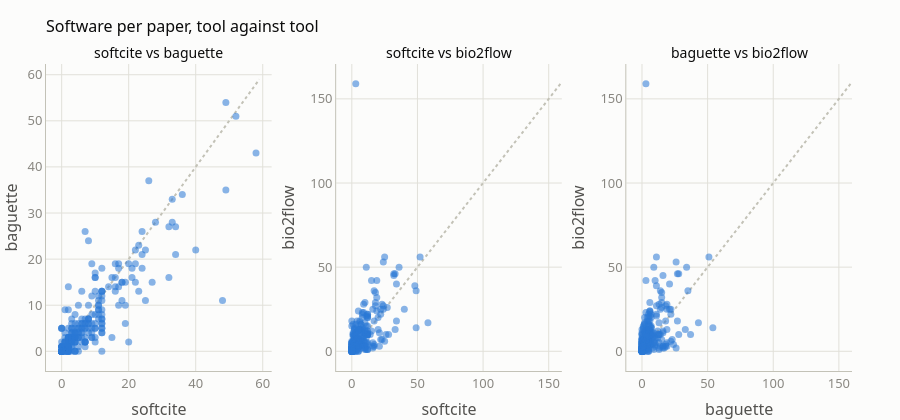

The code cell stored with this chart in its notebook:
### Markdown cell above
Per paper, the number of software each tool finds. Each dot is a paper; hover it for the title. Points on the diagonal are papers where the two tools find as many software (not necessarily the same ones).

### Code cell
fig = make_subplots(rows=1, cols=3, subplot_titles=[f"{a} vs {b}" for a, b in combinations(TOOLS, 2)], horizontal_spacing=0.08)
for col, (a, b) in enumerate(combinations(TOOLS, 2), start=1):
    hi = int(n_per_paper[[a, b]].max().max()) + 1
    fig.add_trace(go.Scatter(x=[0, hi], y=[0, hi], mode="lines", line=dict(color=STYLE["axis"], dash="dot"),
                             hoverinfo="skip", showlegend=False), row=1, col=col)
    fig.add_trace(go.Scatter(
        x=n_per_paper[a], y=n_per_paper[b], mode="markers", showlegend=False,
        marker=dict(color=STYLE["series"][0], opacity=0.55, size=7),
        text=[(titles.get(p) or p)[:80] for p in n_per_paper.index],
        hovertemplate=f"%{{text}}<br>{a}: %{{x}}<br>{b}: %{{y}}<extra></extra>"), row=1, col=col)
    fig.update_xaxes(title_text=a, row=1, col=col)
    fig.update_yaxes(title_text=b, row=1, col=col)
    r = n_per_paper[a].rank().corr(n_per_paper[b].rank())  # Spearman, without scipy
    print(f"{a} vs {b}: Spearman correlation of the counts per paper {r:.2f}")
fig.update_annotations(font=dict(size=14, color=STYLE["ink"]))
fig.update_layout(title="Software per paper, tool against tool", height=420)
fig.show()

### Figure 1 — Plotly figure (JSON) as saved in the notebook; plotly's stock layout.template omitted (floating-point values rounded to 4 significant figures; data arrays with more than 128 entries replaced by an {"elided": "..."} marker saying what was removed)
{"data": [{"hoverinfo": "skip", "line": {"color": "#c3c2b7", "dash": "dot"}, "mode": "lines", "showlegend": false, "type": "scatter", "x": [0, 59], "xaxis": "x", "y": [0, 59], "yaxis": "y"}, {"hovertemplate": "%{text}<br>softcite: %{x}<br>baguette: %{y}<extra></extra>", "marker": {"color": "#2a78d6", "opacity": 0.55, "size": 7}, "mode": "markers", "showlegend": false, "text": {"elided": "263 str values"}, "type": "scatter", "x": {"elided": "263 int values"}, "xaxis": "x", "y": {"elided": "263 int values"}, "yaxis": "y"}, {"hoverinfo": "skip", "line": {"color": "#c3c2b7", "dash": "dot"}, "mode": "lines", "showlegend": false, "type": "scatter", "x": [0, 160], "xaxis": "x2", "y": [0, 160], "yaxis": "y2"}, {"hovertemplate": "%{text}<br>softcite: %{x}<br>bio2flow: %{y}<extra></extra>", "marker": {"color": "#2a78d6", "opacity": 0.55, "size": 7}, "mode": "markers", "showlegend": false, "text": {"elided": "263 str values"}, "type": "scatter", "x": {"elided": "263 int values"}, "xaxis": "x2", "y": {"elided": "263 int values"}, "yaxis": "y2"}, {"hoverinfo": "skip", "line": {"color": "#c3c2b7", "dash": "dot"}, "mode": "lines", "showlegend": false, "type": "scatter", "x": [0, 160], "xaxis": "x3", "y": [0, 160], "yaxis": "y3"}, {"hovertemplate": "%{text}<br>baguette: %{x}<br>bio2flow: %{y}<extra></extra>", "marker": {"color": "#2a78d6", "opacity": 0.55, "size": 7}, "mode": "markers", "showlegend": false, "text": {"elided": "263 str values"}, "type": "scatter", "x": {"elided": "263 int values"}, "xaxis": "x3", "y": {"elided": "263 int values"}, "yaxis": "y3"}], "layout": {"annotations": [{"font": {"color": "#0b0b0b", "size": 14}, "showarrow": false, "text": "softcite vs baguette", "x": 0.14, "xanchor": "center", "xref": "paper", "y": 1.0, "yanchor": "bottom", "yref": "paper"}, {"font": {"color": "#0b0b0b", "size": 14}, "showarrow": false, "text": "softcite vs bio2flow", "x": 0.5, "xanchor": "center", "xref": "paper", "y": 1.0, "yanchor": "bottom", "yref": "paper"}, {"font": {"color": "#0b0b0b", "size": 14}, "showarrow": false, "text": "baguette vs bio2flow", "x": 0.86, "xanchor": "center", "xref": "paper", "y": 1.0, "yanchor": "bottom", "yref": "paper"}], "height": 420, "title": {"text": "Software per paper, tool against tool"}, "xaxis": {"anchor": "y", "domain": [0.0, 0.28], "title": {"text": "softcite"}}, "xaxis2": {"anchor": "y2", "domain": [0.36, 0.64], "title": {"text": "softcite"}}, "xaxis3": {"anchor": "y3", "domain": [0.72, 1.0], "title": {"text": "baguette"}}, "yaxis": {"anchor": "x", "domain": [0.0, 1.0], "title": {"text": "baguette"}}, "yaxis2": {"anchor": "x2", "domain": [0.0, 1.0], "title": {"text": "bio2flow"}}, "yaxis3": {"anchor": "x3", "domain": [0.0, 1.0], "title": {"text": "bio2flow"}}}}
